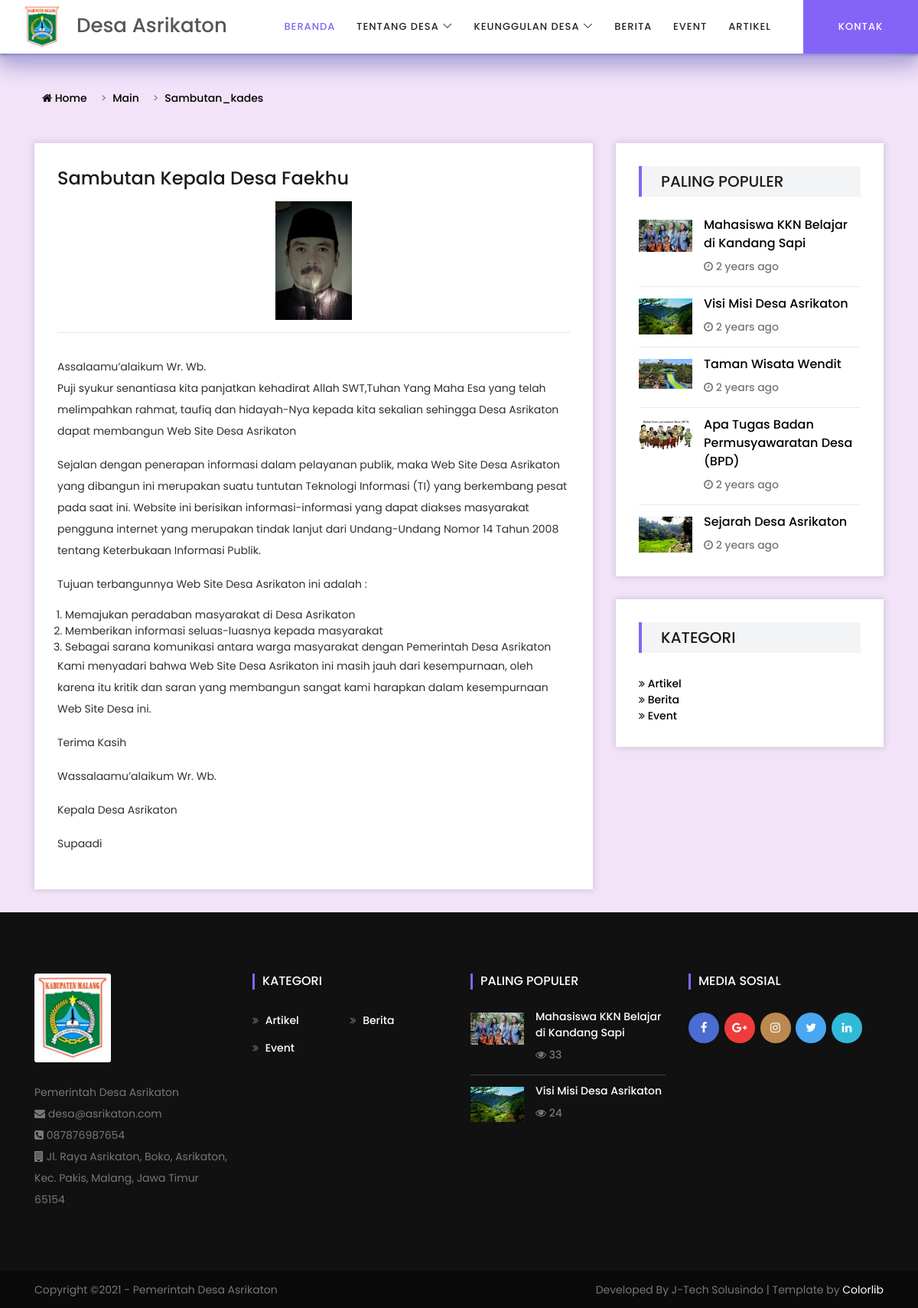
Page /index.php/main/sambutan_kades on the committed database.
### tables this page shows
CREATE TABLE `informasi_desa`  (
  `ID` int(11) NOT NULL AUTO_INCREMENT,
  `ID_KLIEN` int(11) NULL DEFAULT NULL,
  `NAMA` varchar(255) NULL DEFAULT NULL,
  `LOGO` varchar(255) NULL DEFAULT NULL,
  `ALAMAT` text NULL,
  `EMAIL` varchar(255) NULL DEFAULT NULL,
  `TELEPON` varchar(255) NULL DEFAULT NULL,
  `LOGO_KECIL` varchar(255) NULL DEFAULT NULL,
  `META_DESC` mediumtext NULL,
  `META_KEYWORD` text NULL,
  `LOKASI_LAT` varchar(255) NULL DEFAULT NULL,
  `LOKASI_LONG` varchar(255) NULL DEFAULT NULL,
  PRIMARY KEY (`ID`) USING BTREE,
  INDEX `id_klien_informasi_desa`(`ID_KLIEN`) USING BTREE,
  CONSTRAINT `id_klien_informasi_desa` FOREIGN KEY (`ID_KLIEN`) REFERENCES `klien` (`ID`) ON DELETE CASCADE ON UPDATE CASCADE
);

CREATE TABLE `sambutan`  (
  `ID` int(11) NOT NULL AUTO_INCREMENT,
  `NAMA_KADES` varchar(255) NULL DEFAULT NULL,
  `KONTEN` text NULL,
  `FOTO_KADES` varchar(255) NULL DEFAULT NULL,
  `ID_KLIEN` int(11) NULL DEFAULT NULL,
  PRIMARY KEY (`ID`) USING BTREE,
  INDEX `id_klien_sambutan`(`ID_KLIEN`) USING BTREE,
  CONSTRAINT `id_klien_sambutan` FOREIGN KEY (`ID_KLIEN`) REFERENCES `klien` (`ID`) ON DELETE CASCADE ON UPDATE CASCADE
);

CREATE TABLE `artikel`  (
  `ID` int(11) NOT NULL AUTO_INCREMENT,
  `JUDUL` varchar(255) NULL DEFAULT NULL,
  `KONTEN` text NULL,
  `KATEGORI` text NULL,
  `GAMBAR_FULL` varchar(255) NULL DEFAULT NULL,
  `GAMBAR_ADMIN` varchar(255) NULL DEFAULT NULL,
  `CREATED_ON` datetime(0) NULL DEFAULT NULL,
  `META_DESC` mediumtext NULL,
  `META_KEYWORD` mediumtext NULL,
  `SLUG_URL` mediumtext NULL,
  `IS_SLIDE` tinyint(2) NULL DEFAULT 0 COMMENT '1=ya,0=tidak',
  `JUM_VIEW` int(11) NULL DEFAULT 0,
  `TENTANG_DESA` int(11) NULL DEFAULT NULL,
  `UNGGULAN_DESA` int(11) NULL DEFAULT NULL,
  PRIMARY KEY (`ID`) USING BTREE,
  INDEX `tentang_desa_id`(`TENTANG_DESA`) USING BTREE,
  INDEX `unggulan_desa_id`(`UNGGULAN_DESA`) USING BTREE,
  CONSTRAINT `tentang_desa_id` FOREIGN KEY (`TENTANG_DESA`) REFERENCES `tentang_desa` (`ID`) ON DELETE CASCADE ON UPDATE CASCADE,
  CONSTRAINT `unggulan_desa_id` FOREIGN KEY (`UNGGULAN_DESA`) REFERENCES `menu_unggulan_desa` (`ID`) ON DELETE CASCADE ON UPDATE CASCADE
);

CREATE TABLE `web_kategori`  (
  `ID` int(11) NOT NULL AUTO_INCREMENT,
  `NAMA` varchar(255) NULL DEFAULT NULL,
  `SLUG_URL_KAT` varchar(255) NULL DEFAULT NULL,
  `KODE_KAT` varchar(255) NULL DEFAULT NULL,
  PRIMARY KEY (`ID`) USING BTREE
);

### application/controllers/Main.php (called while the page is built, shortened)
<?php
class Main extends CI_Controller {
	protected $data = [];
	function __construct(){
	    $this->load->library(array('fungsi_helper','pagination'));
	    $this->load->model('Main_model','main_model');
	    $this->main_model->log_visitor($_SERVER['REMOTE_ADDR'],$_SERVER['HTTP_USER_AGENT']);
	    $data = [];
	    $data['informasi_desa'] = $this->db->get('informasi_desa')->row();
	    $data['kategori_footer'] = $this->db->get('web_kategori')->result();
	    $data['menu_ttg_desa'] = $this->main_model->get_tentang_desa();
	    $data['menu_unggulan_desa'] = $this->main_model->get_unggulan_desa();
	    $data['artikel_populer_footer'] = $this->db->limit(2)->order_by('JUM_VIEW','DESC')->get('artikel')->result();
	    $data['artikel_populer_sidebar'] = $this->db->limit(5)->order_by('JUM_VIEW','DESC')->get('artikel')->result_array();
	    $data['footer'] = $this->load->view('web/footer',$data,TRUE);
	    $this->data = $data;
	}
	function set_header($data){
	    $this->data['header'] = $this->load->view('web/header',$data,TRUE);
	}
	public function sambutan_kades(){
		$data = [];
		$query_post = $this->db->get('sambutan');
        $data['sambutan'] = $query_post->row_array();
		$this->data['content'] = $this->load->view('web/detail_sambutan',$data,TRUE);
		$this->data['page_title'] = "Sambutan Kepala Desa Asrikaton";
		$this->data['meta_desc'] = "Sambutan Kepala Desa Asrikaton";
		$this->data['page_title'] = 'Beranda';
		$this->data['kode_menu'] = 'beranda';
		$this->set_header($this->data);
		$this->load->view('web/main',$this->data);
	}
}

### index.php (called while the page is built, shortened)
<?php
require_once BASEPATH.'core/CodeIgniter.php';

### application/helpers/app_helper.php (called while the page is built, shortened)
<?php if (!defined('BASEPATH')) exit('No direct script access allowed');
function waktu_lalu($timestamp)
{
	$selisih = time() - strtotime($timestamp);
	$detik = $selisih ;
	$menit = round($selisih / 60 );
	$jam = round($selisih / 3600 );
	$hari = round($selisih / 86400 );
	$minggu = round($selisih / 604800 );
	$bulan = round($selisih / 2419200 );
	$tahun = round($selisih / 29030400 );
	if ($detik <= 60) {
		$waktu = $detik.'seconds ago';
	} else if ($menit <= 60) {
		$waktu = $menit.' minutes ago';
	} else if ($jam <= 24) {
		$waktu = $jam.' hours ago';
	} else if ($hari <= 7) {
		$waktu = $hari.' days ago';
	} else if ($minggu <= 4) {
		$waktu = $minggu.' weeks ago';
	} else if ($bulan <= 12) {
		$waktu = $bulan.' months ago';
	} else {
		$waktu = $tahun.' years ago';
	}
	return $waktu;
}

### application/views/web/main.php (the view, shortened to what this page needs)
<!DOCTYPE html>
<html lang="en">
<head>
    <link rel="stylesheet" href="<?= base_url('assets/web/') ?>style.css">
</head>
<body style="background-color: #f2e3f9">
    <?php echo $header ?>
    <?php echo $content; ?>
   <?php echo $footer; ?>
</body>
</html>

### application/views/web/footer.php
<footer class="footer-area">
       <div class="container">
           <div class="row">
               <div class="col-12 col-sm-6 col-lg-3">
                   <div class="footer-widget">
                       <a href="javascript:void(0)" class="foo-logo"><img src="<?= base_url($informasi_desa->LOGO) ?>" alt="" style="width: 100px;border-radius: 3px;"></a>
                       <p>
                       	Pemerintah <?= $informasi_desa->NAMA ?><br/>
                       	<i class="fa fa-envelope"></i> <?= $informasi_desa->EMAIL ?><br/>
                       	<i class="fa fa-phone-square"></i> <?= $informasi_desa->TELEPON ?><br/>
                       	<i class="fa fa-building"></i> <?= $informasi_desa->ALAMAT ?>
                   	</p>
                   </div>
               </div>
               <div class="col-12 col-sm-6 col-lg-3">
                   <div class="footer-widget">
                       <h6 class="widget-title">Kategori</h6>
                       <nav class="footer-widget-nav">
                           <ul>
                           	<?php foreach ($kategori_footer as $key => $value) { ?>
                               <li><a href="<?= base_url('kategori/'.$value->SLUG_URL_KAT) ?>"><i class="fa fa-angle-double-right" aria-hidden="true"></i> <?= $value->NAMA ?></a></li>
                               <?php }?>
                           </ul>
                       </nav>
                   </div>
               </div>
               <div class="col-12 col-sm-6 col-lg-3">
                   <div class="footer-widget">
                       <h6 class="widget-title">Paling Populer</h6>
                       <?php foreach ($artikel_populer_footer as $key => $value) {?>
                       <div class="single-blog-post style-2 d-flex">
                           <div class="post-thumbnail">
                               <img src="<?= base_url($value->GAMBAR_ADMIN) ?>" alt="">
                           </div>
                           <div class="post-content">
                               <a href="<?= base_url('post/'.$value->SLUG_URL) ?>" class="post-title"><?= $value->JUDUL ?></a>
                               <div class="post-meta d-flex justify-content-between">
                                   <a href="#"><i class="fa fa-eye" aria-hidden="true"></i> <?= $value->JUM_VIEW ?></a>
                               </div>
                           </div>
                       </div>
                   	<?php } ?>
                   </div>
               </div>
               <div class="col-12 col-sm-6 col-lg-3">
                   <div class="footer-widget">
                       <h6 class="widget-title">Media Sosial</h6>
                       <div class="footer-social-info">
                           <a href="#" class="facebook"><i class="fa fa-facebook"></i></a>
                           <a href="#" class="google-plus"><i class="fa fa-google-plus"></i></a>
                           <a href="#" class="instagram"><i class="fa fa-instagram"></i></a>
                           <a href="#" class="twitter"><i class="fa fa-twitter"></i></a>
                           <a href="#" class="linkedin"><i class="fa fa-linkedin"></i></a>
                       </div>
                   </div>
               </div>
           </div>
       </div>
       <div class="copywrite-area">
           <div class="container">
               <div class="row">
                   <div class="col-12 col-sm-6">
                       <p class="copywrite-text">
           				Copyright &copy;<script>document.write(new Date().getFullYear());</script> - Pemerintah <?= $informasi_desa->NAMA ?></p>
                   </div>
                   <div class="col-12 col-sm-6">
                       <nav class="footer-nav text-right">
                       	<p class="copywrite-text">
                          			Developed By J-Tech Solusindo | Template by <a href="https://colorlib.com" target="_blank">Colorlib</a>
                          	</p>
                       </nav>
                   </div>
               </div>
           </div>
       </div>
   </footer>

### application/views/web/detail_sambutan.php (shortened to what this page needs)
<div class="mag-breadcrumb py-5">
       <div class="container">
           <div class="row">
               <div class="col-12">
                   <nav aria-label="breadcrumb">
                       <ol class="breadcrumb">
                       	<li class="breadcrumb-item"><a href="<?= base_url() ?>"><i class="fa fa-home" aria-hidden="true"></i> Home</a></li>
                            <?php foreach ($this->uri->segments as $segment){
                            ?>
                          	 	<li class="breadcrumb-item"><a href="#"><?php echo ucwords(str_replace('-', ' ', $segment)) ?></a></li>
                       	<?php } ?>
                       </ol>
                   </nav>
               </div>
           </div>
       </div>
   </div>
<section class="post-details-area">
       <div class="container">
           <div class="row justify-content-center">
               <div class="col-12 col-xl-8">
                   <div class="post-details-content bg-white mb-30 p-30 box-shadow">
                       <div class="blog-content">
                           <h4 class="post-title">Sambutan Kepala Desa Faekhu</h4>
                           <div class="blog-thumb mb-30 justify-content-center text-center">
                            <img src="<?= base_url($sambutan['FOTO_KADES']) ?>" alt="" style="width: 100px">
                            <hr/>
                        </div>
                           <div class="post_konten mt-4">
                           	<?=$sambutan['KONTEN'] ?>
                       	</div>
                       </div>
                   </div>
               </div>
               <?php include('sidebar.php') ?>
           </div>
       </div>
   </section>

### application/views/web/sidebar.php
<div class="col-12 col-md-6 col-lg-5 col-xl-4">
                    <div class="sidebar-area bg-white p-30 mb-30 box-shadow">
                     <div class="single-sidebar-widget">
                <div class="section-heading">
                    <h5>Paling Populer</h5>
                </div>
                <?php
                    foreach ($artikel_populer_sidebar as $key => $post) {
                    $url_post = base_url('post/'.$post['SLUG_URL']);
                ?>
                    <div class="single-blog-post d-flex">
                        <div class="post-thumbnail">
                            <img src="<?= base_url($post['GAMBAR_ADMIN']) ?>" alt="">
                        </div>
                        <div class="post-content">
                            <a href="<?= $url_post ?>" class="post-title"><?= $post['JUDUL'] ?></a>
                            <div class="post-meta d-flex justify-content-between">
                                 <a href="#"><i class="fa fa-clock-o" aria-hidden="true"></i> <?= waktu_lalu($post['CREATED_ON']) ?></a>
                            </div>
                        </div>
                    </div>
                <?php } ?>
            </div>
                    </div>
                     <div class="sidebar-area bg-white mb-30 box-shadow">
                        <div class="single-sidebar-widget p-30">
                            <div class="section-heading">
                                <h5>Kategori</h5>
                            </div>
                            <ul class="footer-widget">
                            	<?php foreach ($kategori_footer as $key => $value) { ?>
                                <li><a href="<?= base_url('kategori/'.$value->SLUG_URL_KAT) ?>"><span><i class="fa fa-angle-double-right" aria-hidden="true"></i> <?= $value->NAMA ?></span> <span></span></a></li>
                                <?php }?>
                            </ul>
                        </div>
                    </div>
                </div>

### application/views/web/header.php (shortened to what this page needs)
<header class="header-area">
        <div class="mag-main-menu" id="sticker">
            <div class="classy-nav-container breakpoint-off">
                <nav class="classy-navbar justify-content-between" id="magNav">
                    <a href="<?= base_url() ?>" class="nav-brand"><img src="<?= base_url($informasi_desa->LOGO) ?>" alt=""><?= $informasi_desa->NAMA ?></a>
                    <div class="nav-content d-flex align-items-center">
                        <div class="classy-menu">
                            <div class="classynav">
                                <ul>
                                    <li><a <?= ($kode_menu=='beranda')?'class="active"':'' ?> href="<?= base_url() ?>">Beranda</a></li>
                                    <li><a href="#">Tentang Desa</a>
                                    </li>
                                     <li><a href="#">Keunggulan Desa</a>
                                    </li>
                                    <li><a <?= ($kode_menu=='berita')?'class="active"':'' ?> href="<?= base_url('kategori/berita') ?>">Berita</a></li>
                                    <li><a <?= ($kode_menu=='event')?'class="active"':'' ?> href="<?= base_url('kategori/event') ?>">Event</a></li>
                                    <li><a <?= ($kode_menu=='artikel')?'class="active"':'' ?> href="<?= base_url('kategori/artikel') ?>">Artikel</a></li>
                                </ul>
                            </div>
                        </div>
                        <div class="top-meta-data d-flex align-items-center">
                            <a href="<?= base_url('kontak') ?>" class="submit-video"><span><i class="fa fa-cloud-upload"></i></span> <span class="video-text">Kontak</span></a>
                        </div>
                    </div>
                </nav>
            </div>
        </div>
    </header>

### rows in the picture
informasi_desa: LOGO (picture), NAMA "Desa Asrikaton", EMAIL "desa@asrikaton.com", TELEPON "087876987654", ALAMAT "Jl. Raya Asrikaton, Boko, Asrikaton, Kec. Pakis, Malang, Jawa Timur 65154"
sambutan: FOTO_KADES (picture), KONTEN "Assalaamu’alaikum Wr. Wb. Puji syukur senantiasa kita panjatkan kehadirat Allah SWT,Tuhan Yang Maha Esa yang telah melimpahkan rahmat, taufiq dan hidayah-Nya kepada kita sekalian sehingga Desa Asrikaton dapat membangun Web Site Desa Asrikaton Sejalan dengan penerapan informasi dalam pelayanan publik, maka Web Site Desa Asrikaton yang dibangun ini merupakan suatu tuntutan Teknologi Informasi (TI) yang berkembang pesat pada saat ini. Website ini berisikan informasi-informasi yang dapat diakses masyarakat pengguna internet yang merupakan tindak lanjut dari Undang-Undang Nomor 14 Tahun 2008 tentang Keterbukaan Informasi Publik. Tujuan terbangunnya Web Site Desa Asrikaton ini adalah : Memajukan…"
artikel: GAMBAR_ADMIN (picture), JUDUL "Mahasiswa KKN Belajar di Kandang Sapi", CREATED_ON "2 years ago", JUM_VIEW "33"
artikel: GAMBAR_ADMIN (picture), JUDUL "Visi Misi Desa Asrikaton", CREATED_ON "2 years ago", JUM_VIEW "24"
artikel: GAMBAR_ADMIN (picture), JUDUL "Taman Wisata Wendit", CREATED_ON "2 years ago"
artikel: GAMBAR_ADMIN (picture), JUDUL "Apa Tugas Badan Permusyawaratan Desa (BPD)", CREATED_ON "2 years ago"
artikel: GAMBAR_ADMIN (picture), JUDUL "Sejarah Desa Asrikaton", CREATED_ON "2 years ago"
web_kategori: NAMA "Artikel"
web_kategori: NAMA "Berita"
web_kategori: NAMA "Event"

### other values in the picture
str_replace('-', ' ', $segment) "Main"
str_replace('-', ' ', $segment) "Sambutan_kades"
